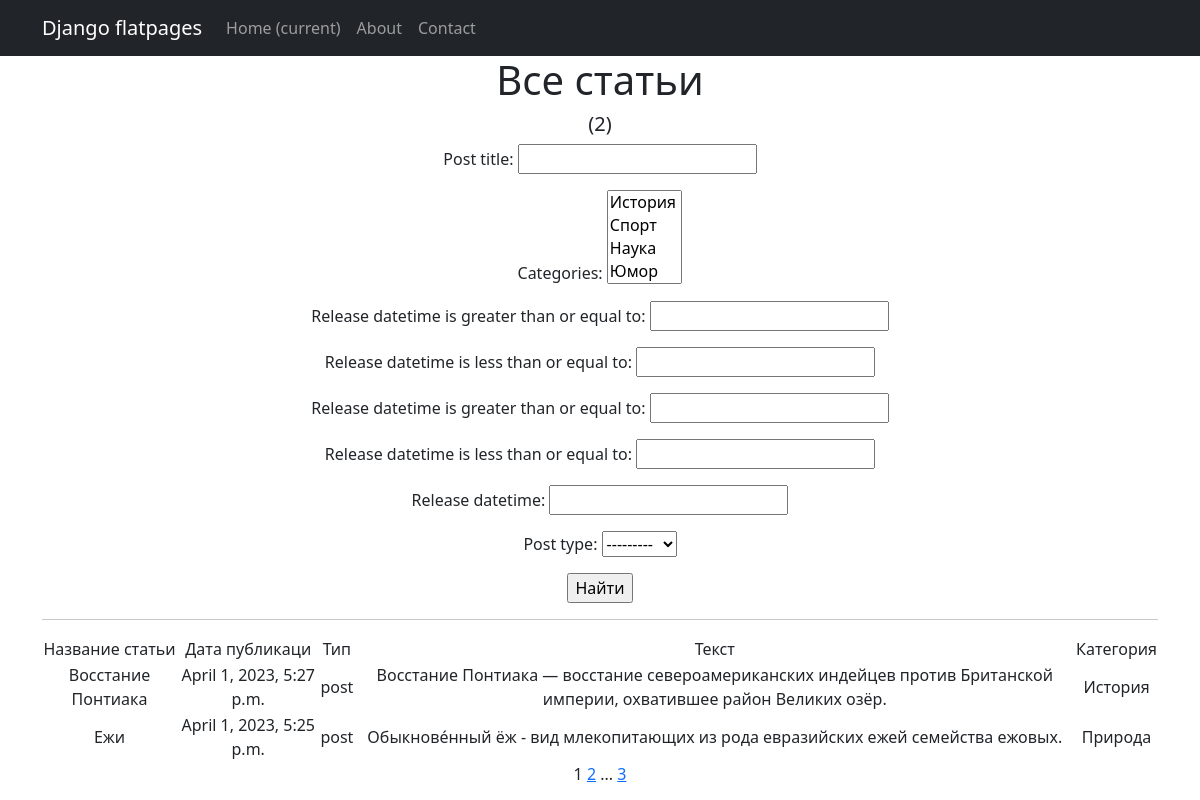
/posts/, run on the app's committed database.
### news/models.py (models this page shows, shortened)
class Post(models.Model):
    POST = 'post'
    ARTICLE = 'article'
    POST_TYPE_CHOICES = [
        (POST, 'Пост'),
        (ARTICLE, 'Статья'),
    ]
    author = models.ForeignKey(Author, on_delete=models.CASCADE)
    post_type = models.CharField(max_length=10, choices=POST_TYPE_CHOICES, default=POST)
    release_datetime = models.DateTimeField(auto_now_add=True)
    post_title = models.CharField(max_length=255)
    post_text = models.TextField()
    post_rating = models.IntegerField(default=0)
    categories = models.ManyToManyField(Category, through="PostCategory")

class Category(models.Model):
    tag_name = models.CharField(max_length=50, unique=True)
    def __str__(self):
        return self.tag_name.title()

### news/views.py (the view)
# urls.py: path('', PostsList.as_view()),
class PostsList(ListView):
    model = Post
    ordering = 'post_title'
    template_name = 'posts.html'
    context_object_name = 'posts'
    paginate_by = 2
    def get_queryset(self):
        queryset = super().get_queryset()
        self.filterset = PostFilter(self.request.GET, queryset)
        return self.filterset.qs
    def get_context_data(self, **kwargs):
        context = super().get_context_data(**kwargs)
        context['filterset'] = self.filterset
        return context

### templates/posts.html (shortened to what this page needs)
{% extends 'flatpages/default.html' %}
{% block content %}
   <h1>Все статьи</h1>
   <h5> ({{ posts|length }})</h5>
   <form action="" method="get">
       {{ filterset.form.as_p }}
       <input type="submit" value="Найти" />
   </form>
   <hr>
   {% if posts %}
        <table>
           <tr>
               <td>Название статьи</td>
               <td>Дата публикаци</td>
               <td>Тип</td>
               <td>Текст</td>
               <td>Категория</td>
           </tr>
           {% for post in posts %}
           <tr>
               <td>{{ post.post_title }}</td>
               <td>{{ post.release_datetime }}</td>
               <td>{{ post.post_type }}</td>
               <td>{{ post.post_text }}</td>
               <td>
                 {% for category in post.categories.all %}
                   {{ category.tag_name }}
                 {% endfor %}
               </td>
           </tr>
           {% endfor %}
       </table>
   {% else %}
       <h2>Статей нет!</h2>
   {% endif %}
   {{ page_obj.number }}
   {% if page_obj.has_next %}
       <a href="?page={{ page_obj.next_page_number }}">{{ page_obj.next_page_number }}</a>
       {% if paginator.num_pages != page_obj.next_page_number %}
           ...
           <a href="?page={{ page_obj.paginator.num_pages }}">{{ page_obj.paginator.num_pages }}</a>
       {% endif %}
   {% endif %}
{% endblock content %}

### data on the page
Post: post_title "Восстание Понтиака", release_datetime "April 1, 2023, 5:27 p.m.", post_type "post", post_text "Восстание Понтиака — восстание североамериканских индейцев против Британской империи, охватившее район Великих озёр."
Category: tag_name "История"
Post: post_title "Ежи", release_datetime "April 1, 2023, 5:25 p.m.", post_type "post", post_text "Обыкнове́нный ёж - вид млекопитающих из рода евразийских ежей семейства ежовых."
Category: tag_name "Природа"

### other printed values
{{ posts|length }} "2"
{{ page_obj.number }} "1"
{{ page_obj.next_page_number }} "2"
{{ page_obj.paginator.num_pages }} "3"
